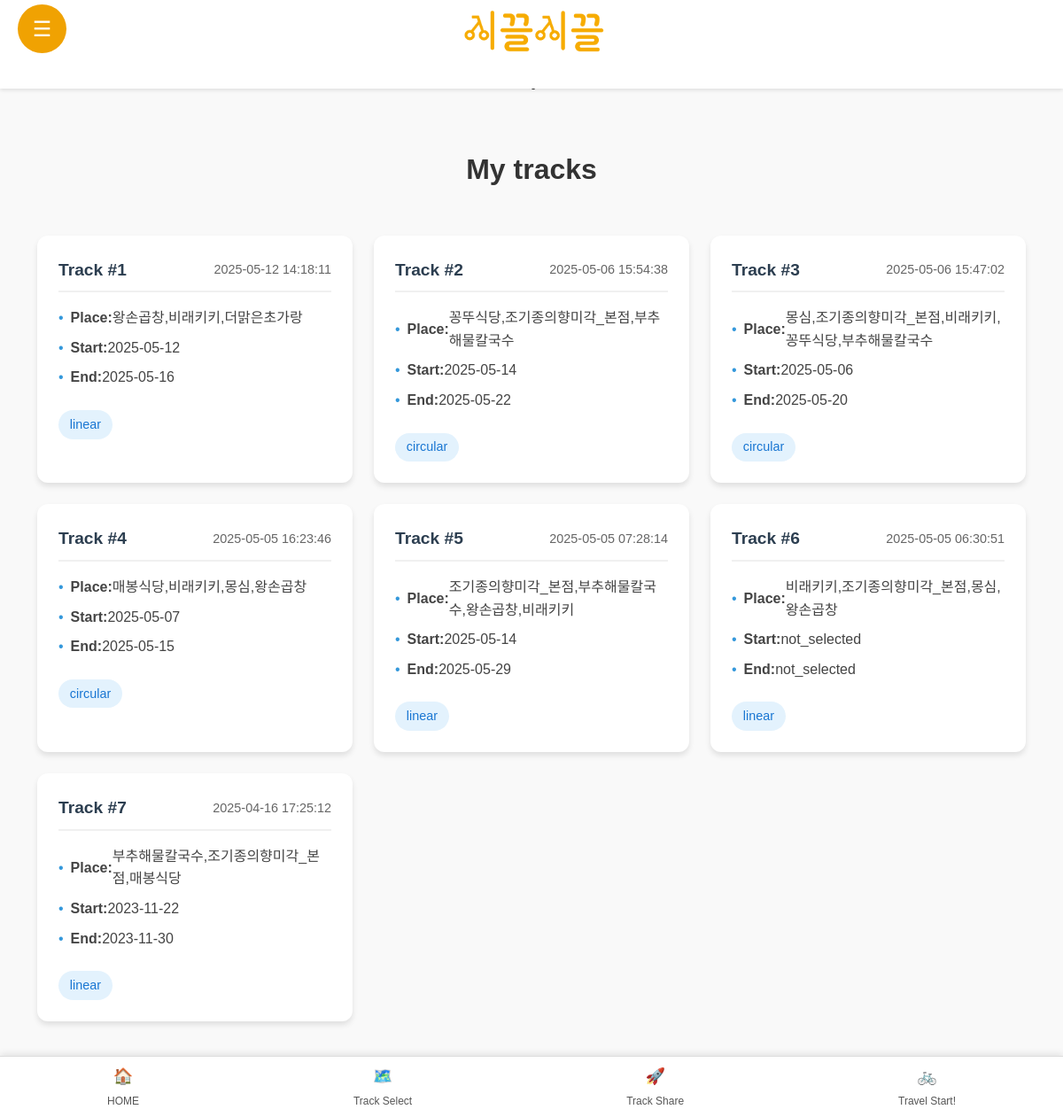
/track_select (signed in), run on an earlier commit of the app's database.
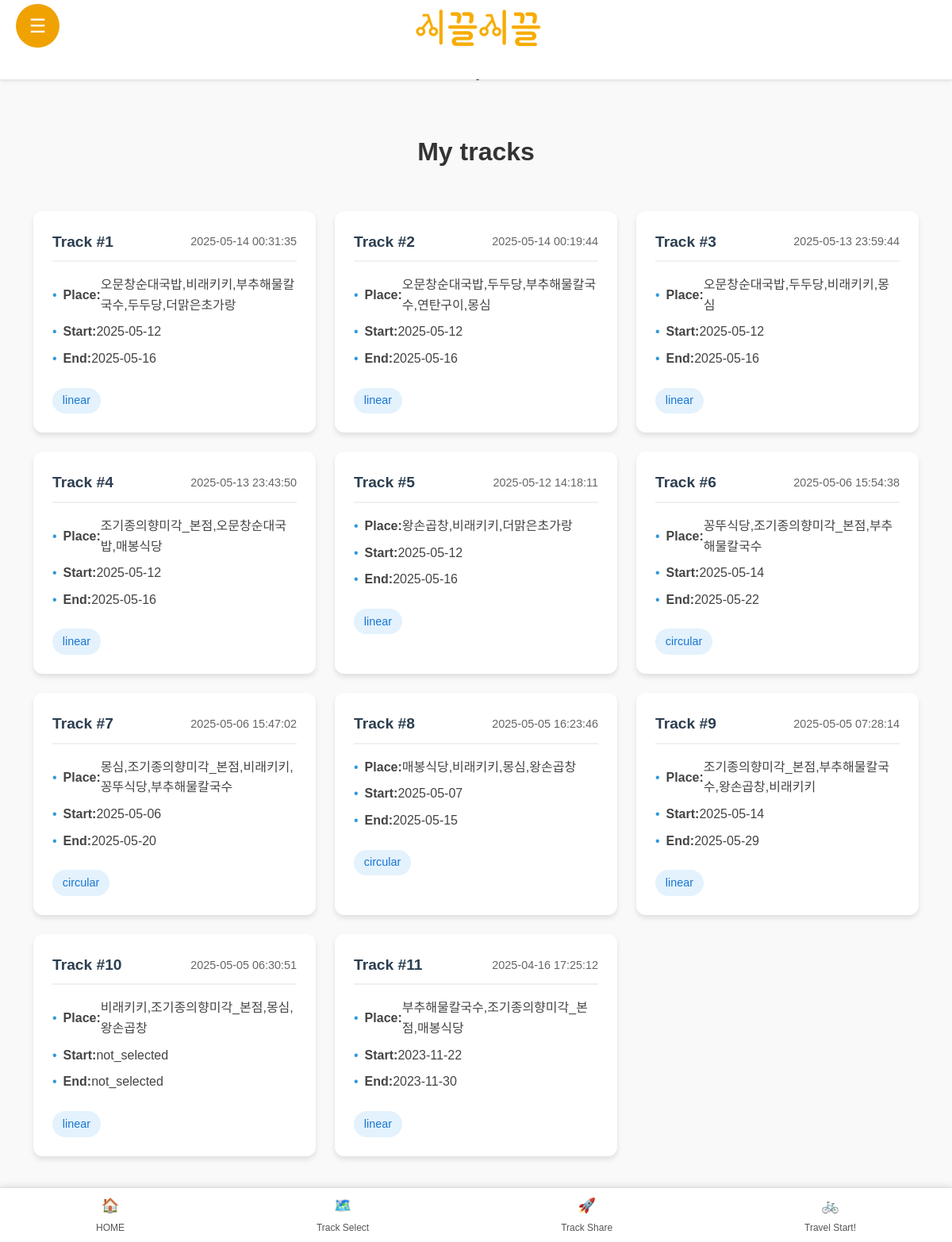
And on a later commit of the database.
### tables this page shows
CREATE TABLE tracks (
    id INTEGER PRIMARY KEY AUTOINCREMENT,
    user_id INTEGER NOT NULL,
    track_places TEXT NOT NULL,
    created_at TIMESTAMP DEFAULT CURRENT_TIMESTAMP, start_date TEXT, end_date TEXT, track_type TEXT,
    FOREIGN KEY (user_id) REFERENCES accounts(id)
);

### flask_app.py (the view)
@app.route('/track_select')
def track_select():
    if 'loggedin' not in session:
        return redirect(url_for('login'))
    conn = get_logindb_connection()
    cursor = conn.cursor()
    cursor.execute('''
        SELECT id, created_at, track_places, start_date, end_date, track_type
        FROM tracks
        WHERE user_id = ?
        ORDER BY created_at DESC
    ''', (session['id'],))
    tracks = []
    for row in cursor.fetchall():
        tracks.append({
            'id': row[0],
            'created_at': row[1],
            'track_places': row[2],
            'start_date': row[3],
            'end_date': row[4],
            'track_type': row[5]
        })
    conn.close()
    return render_template('track_select.html', tracks=tracks)

### flask_app.py (called while the page is built)
def get_logindb_connection():
    conn = sqlite3.connect(LOGIN_DATABASE_FILE)
    conn.row_factory = sqlite3.Row  # 딕셔너리처럼 결과를 반환하기 위해 추가
    return conn

@app.context_processor
def inject_loggedin_status():
    return {'loggedin': 'loggedin' in session}

@app.before_request
def make_session_permanent():
    session.permanent = True

### templates/track_select.html (shortened to what this page needs)
<!DOCTYPE html>
<html lang="ko">
<head>
    <link rel="stylesheet" href="../static/basic.css">
    <link rel="stylesheet" href="../static/Menu/menu_style.css">
    <link rel="stylesheet" href="../static/Main/main.css">
</head>
<body>
    <header class="header">
        <div class="logo_container">
            <img src="../picture/logo/logo.png" alt="logo" class="logo" />
        </div>
        <div class="hamburger-menu" id="hamburger-menu">
            &#9776;
        </div>
    </header>
    <section class="content">
        <h1 class="page-title">.</h1>
        <h1 class="page-title">`</h1>
        <h1 class="page-title">My tracks</h1>
        <div class="tracks-grid">
            {% if tracks %}
                {% for track in tracks %}
                    <div class="track-card" onclick="location.href='/Journey?track_id={{ track.id }}'">
                        <div class="track-header">
                            <span class="track-number">Track #{{ loop.index }}</span>
                            <span class="track-date">{{ track.created_at }}</span>
                        </div>
                        <div class="track-info">
                            <p><strong>Place:</strong> {{ track.track_places }}</p>
                            <p><strong>Start:</strong> {{ track.start_date or '미지정' }}</p>
                            <p><strong>End:</strong> {{ track.end_date or '미지정' }}</p>
                            {% if track.track_type %}
                                <span class="track-type">{{ track.track_type }}</span>
                            {% endif %}
                        </div>
                    </div>
                {% endfor %}
            {% else %}
                <div class="no-tracks">
                    <p>아직 저장된 트랙이 없습니다.</p>
                    <p>새로운 트랙을 만들어보세요!</p>
                </div>
            {% endif %}
        </div>
    </section>
    <nav class="bottom_nav">
        <a href="/Main" class="nav_item home_button">
            <span class="nav_icon">🏠</span>
            <p>HOME</p>
        </a>
        <a href="/Or" class="nav_item">
            <span class="nav_icon">🗺️</span>
            <p>Track Select</p>
        </a>
        <a href="/index" class="nav_item">
            <span class="nav_icon">🚀</span>
            <p>Track Share</p>
        </a>
        <a href="../track_select" class="nav_item">
            <span class="nav_icon">🚲</span>
            <p>Travel Start!</p>
        </a>
    </nav>
</body>
</html>

### static/basic.css (style rules this page uses)
* { margin: 0; padding: 0; box-sizing: border-box; }
body { font-family: Arial, sans-serif; line-height: 1.6; background-color: #f4f4f4; }
.header { background-color: #333; color: white; padding: 1rem; text-align: center; }

### static/Menu/menu_style.css (style rules this page uses)
.hamburger-menu { position: fixed; top: 20px; left: 20px; width: 55px; height: 55px; background-color: #F0A202; color: #fff; border-radius: 50%; display: flex; justify-content: center; align-items: center; font-size: 1.5em; cursor: pointer; z-index: 1000; text-align: center; line-height: 40px; z-index: 1600; }
.logo_container { position: absolute; display: flex; align-items: center; justify-content: center; left: 50%; transform: translateX(-43.75%); z-index: 1000; }
.logo_container img { max-width: 100%; height: auto; }
.logo { width: 100%; height: auto; }
.header { top: 0; width: 100%; height: 90px; background-color: #ffffff; color: black; box-sizing: border-box; display: flex; align-items: center; justify-content: center; z-index: 1000; }

### static/Main/main.css (style rules this page uses)
* { margin: 0; padding: 0; box-sizing: border-box; font-family: 'HancomMalangMalang-Regular', Arial, sans-serif; }
body { background-color: #f9f9f9; color: #333; display: flex; flex-direction: column; align-items: center; padding-bottom: 60px; padding-left: 10px; padding-right: 10px; }
.header { display: flex; justify-content: space-between; align-items: center; width: 100%; max-width: 100%; height: 100px; padding: 10px 20px; position: fixed; top: 0; left: 0; background-color: #fff; z-index: 1000; box-shadow: 0 2px 4px rgba(0, 0, 0, 0.1); }
.logo_container { display: flex; align-items: center; transform: translate(-40%, -10%); }
.logo { width: 190px; height: 90px; object-fit: contain; display: block; position: relative; right: 15px; }
.hamburger-menu { font-size: 24px; cursor: pointer; color: #ffffff; margin-top: -15px; }
body > *:not(.header) { margin-top: 0px; }
.bottom_nav { position: fixed; bottom: 0; left: 0; width: 100%; display: flex; justify-content: space-around; background-color: #fff; border-top: 1px solid #ddd; padding: 8px 0; box-shadow: 0 -2px 8px rgba(0, 0, 0, 0.1); z-index: 1000; }
.nav_item { display: flex; flex-direction: column; align-items: center; font-size: 12px; color: #555; text-decoration: none; }
.nav_icon { font-size: 18px; margin-bottom: 4px; }

### templates/track_select.html (style rules this page uses)
* { margin: 0; padding: 0; box-sizing: border-box; font-family: 'HancomMalangMalang-Regular', Arial, sans-serif; }
body { background-color: #f9f9f9; color: #333; overflow-x: hidden; display: flex; flex-direction: column; align-items: center; padding-bottom: 60px; }
.content { max-width: 1200px; margin: 2rem auto; padding: 0 1rem; width: 100%; }
.page-title { text-align: center; color: #333; margin-bottom: 2rem; font-size: 2rem; }
.tracks-grid { display: grid; grid-template-columns: repeat(auto-fill, minmax(300px, 1fr)); gap: 1.5rem; padding: 1rem; }
.track-card { background: white; border-radius: 12px; padding: 1.5rem; box-shadow: 0 4px 6px rgba(0,0,0,0.1); transition: transform 0.2s, box-shadow 0.2s; cursor: pointer; }
.track-header { display: flex; justify-content: space-between; align-items: center; margin-bottom: 1rem; padding-bottom: 0.5rem; border-bottom: 2px solid #f0f0f0; }
.track-number { font-size: 1.2rem; font-weight: bold; color: #2c3e50; }
.track-date { color: #666; font-size: 0.9rem; }
.track-info { color: #444; }
.track-info p { margin: 0.5rem 0; display: flex; align-items: center; }
.track-info p::before { content: "•"; margin-right: 0.5rem; color: #3498db; }
.track-type { display: inline-block; padding: 0.3rem 0.8rem; background: #e3f2fd; color: #1976d2; border-radius: 20px; font-size: 0.9rem; margin-top: 1rem; }

What changed in the data, as far as the page shows it:
added tracks: created_at "2025-05-14 00:31:35", track_places "오문창순대국밥,비래키키,부추해물칼국수,두두당,더맑은초가랑", start_date "2025-05-12", end_date "2025-05-16", track_type "linear"
added tracks: created_at "2025-05-14 00:19:44", track_places "오문창순대국밥,두두당,부추해물칼국수,연탄구이,몽심", start_date "2025-05-12", end_date "2025-05-16", track_type "linear"
added tracks: created_at "2025-05-13 23:59:44", track_places "오문창순대국밥,두두당,비래키키,몽심", start_date "2025-05-12", end_date "2025-05-16", track_type "linear"
added tracks: created_at "2025-05-13 23:43:50", track_places "조기종의향미각_본점,오문창순대국밥,매봉식당", start_date "2025-05-12", end_date "2025-05-16", track_type "linear"
